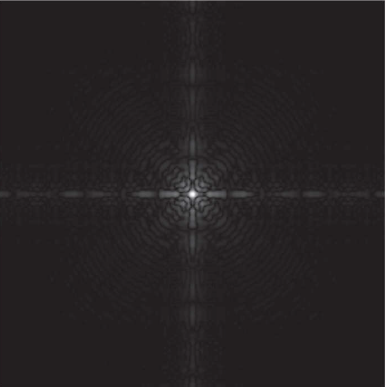
%> input picture Image Processing - Project 1/Im_3.PNG, 386 x 387 px
$ octave Project1_Q2.m   (GNU Octave 9; MATLAB toolbox functions it lacks are replaced by stand-ins)
%> lines starting %> are read from the running program, lines starting %| are printed output that depends on the picture

clear all;
clc;

I=imread('Im_3.PNG'); % Read in image
%> I is the input picture: size 387x386x3 uint8; mean R, G, B 38, 34.3, 35.4

subplot(2,2,1), imshow(I); % Display image

Id=im2double(I);

Output1=2*log(1+Id);
Output2=3*log(1+Id);
Output3=5*log(1+Id);

subplot(2,2,2), imshow(Output1); % Display result images
%> after `imshow(Output1)`:
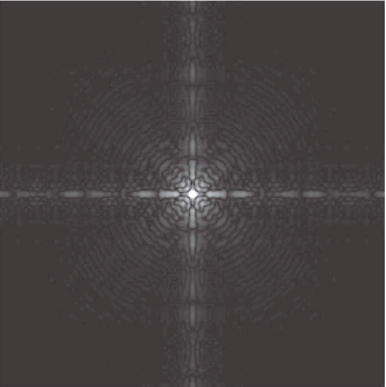
%> displayed picture: size 387x386x3, on the screen's scale of 0 to 255; mean R, G, B 70.4, 63.9, 65.5
subplot(2,2,3), imshow(Output2);
%> after `imshow(Output2)`:
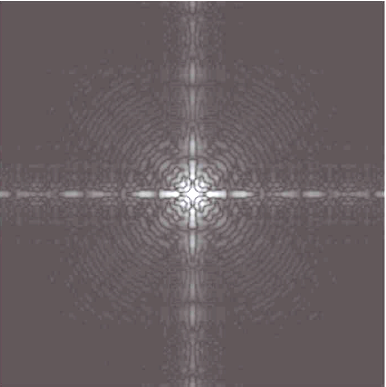
%> displayed picture: size 387x386x3, on the screen's scale of 0 to 255; mean R, G, B 104.7, 95.1, 97.7
subplot(2,2,4), imshow(Output3);
%> after `imshow(Output3)`:
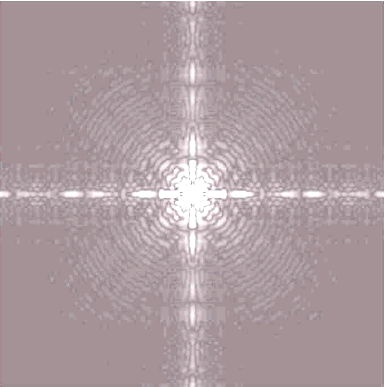
%> displayed picture: size 387x386x3, on the screen's scale of 0 to 255; mean R, G, B 172.9, 156.4, 161.5

$ run again, with Image Processing - Project 1/Im_4.PNG copied over Image Processing - Project 1/Im_3.PNG
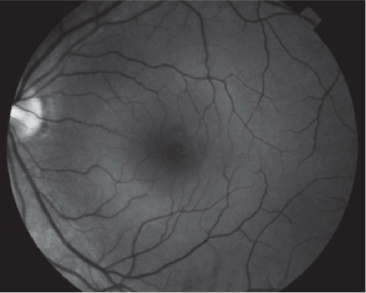
%> input picture Image Processing - Project 1/Im_4.PNG, 366 x 293 px
%> I is the input picture: size 293x366x3 uint8; mean R, G, B 73.3, 72.6, 75.3
%> `imshow(Output2)`:
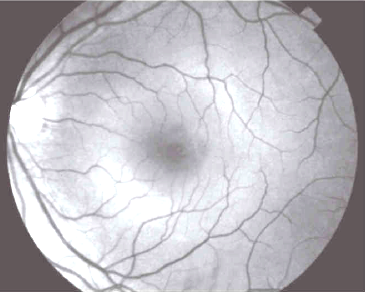
%> displayed picture: size 293x366x3, on the screen's scale of 0 to 255; mean R, G, B 188.2, 185.9, 191.6
%> `imshow(Output3)`:
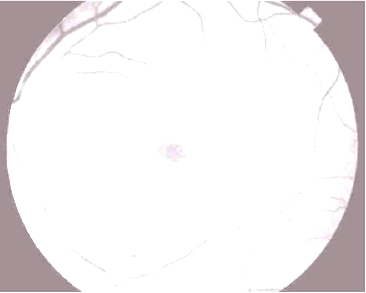
%> displayed picture: size 293x366x3, on the screen's scale of 0 to 255; mean R, G, B 239.6, 236.4, 237.5

$ run again, with Image Processing - Project 1/Im_5.PNG copied over Image Processing - Project 1/Im_3.PNG
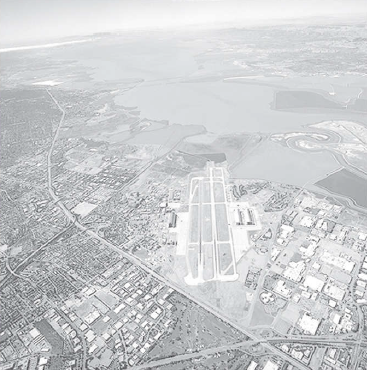
%> input picture Image Processing - Project 1/Im_5.PNG, 367 x 370 px
%> I is the input picture: size 370x367x3 uint8; mean R, G, B 203.6, 205.4, 207.5
%> `imshow(Output1)`:
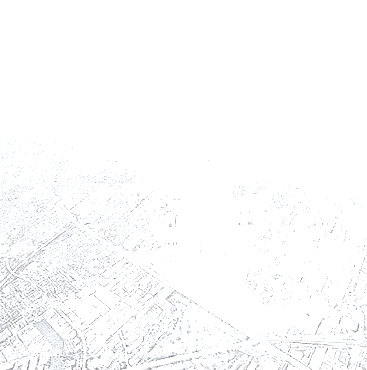
%> displayed picture: size 370x367x3, on the screen's scale of 0 to 255; mean R, G, B 251.9, 252.2, 252.5
